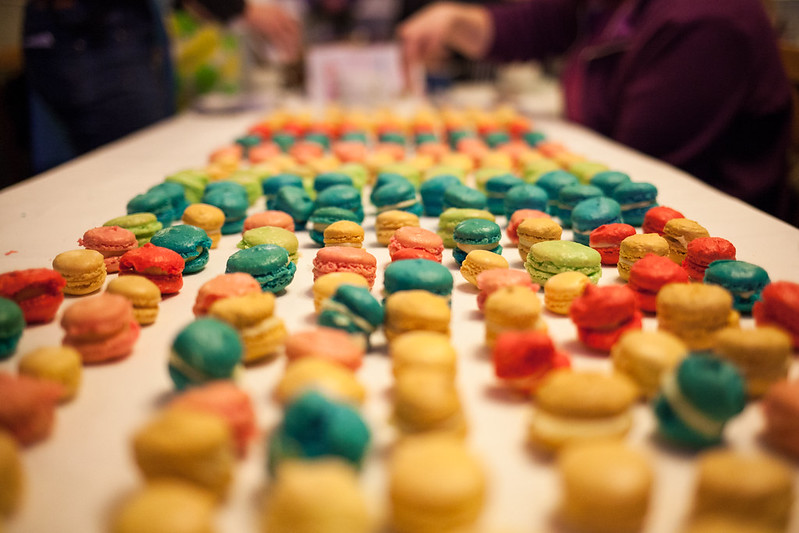
#> input picture Day-75/yummy_macarons.jpg, 799 x 533 px
$ python numpy_fundamentals.py
#> lines starting #> are read from the running program, lines starting #| are printed output that depends on the picture
"""
NumPy and Image Processing Practice

This project demonstrates the basics of NumPy arrays,
array dimensions, indexing, slicing, random numbers,
linear spacing, vector operations, matrix multiplication,
and basic image processing using NumPy and PIL.

Topics covered:
1. Creating 1D, 2D, and 3D NumPy arrays.
2. Checking shape and dimensions.
3. Indexing and slicing arrays.
4. Reversing arrays.
5. Generating random numbers.
6. Creating evenly spaced values.
7. Visualizing data using Matplotlib.
8. Performing vectorized arithmetic.
9. Broadcasting.
10. Matrix multiplication.
11. Reading images using PIL.
12. Converting images into NumPy arrays.
13. Inverting image colors using NumPy.
"""

import numpy as np
import matplotlib.pyplot as plt
from PIL import Image


# ============================ 1D NUMPY ARRAY ============================ #

my_array = np.array([1, 2, 3, 4])

print("1D NUMPY ARRAY")

print("Array:")
print(my_array)

print("\nShape:")
print(my_array.shape)

print("\nNumber of Dimensions:")
print(my_array.ndim)

print("\nFirst Element:")
print(my_array[0])


# ============================ 2D NUMPY ARRAY ============================ #

array_2d = np.array([
    [1, 2, 3, 9],
    [5, 6, 7, 8]
])


print("2D NUMPY ARRAY")

print("Array:")
print(array_2d)

print("\nShape:")
print(array_2d.shape)

print("\nNumber of Dimensions:")
print(array_2d.ndim)

print("\nElement at Row 2, Column 3:")
print(array_2d[1, 2])


# ============================ 3D NUMPY ARRAY ============================ #

mystery_array = np.array([
    [
        [0, 1, 2, 3],
        [4, 5, 6, 7]
    ],
    [
        [7, 86, 6, 98],
        [5, 1, 0, 4]
    ],
    [
        [5, 36, 32, 48],
        [97, 0, 27, 18]
    ]
])


print("3D NUMPY ARRAY")


print("Array:")
print(mystery_array)

print("\nNumber of Dimensions:")
print(mystery_array.ndim)

print("\nShape:")
print(mystery_array.shape)

print("\nElement at [2, 1, -1]:")
print(mystery_array[2, 1, -1])

print("\nComplete Row at [2, 1]:")
print(mystery_array[2, 1])

print("\nAll Values from the First Channel:")
print(mystery_array[:, :, 0])


# ============================ ARANGE ============================ #

"""
np.arange() creates evenly spaced integer values
within the specified range.
"""

a = np.arange(10, 30)

print("ARANGE")

print("Array from 10 to 29:")
print(a)

print("\nLast 3 Elements:")
print(a[-3:])


# ============================ REVERSE ARRAY ============================ #

reverse_array = np.flip(a)


print("REVERSED ARRAY")

print(reverse_array)


# ============================ RANDOM 3D ARRAY ============================ #

"""
Generate random integers between 0 and 99
inside a 3 x 3 x 3 array.
"""

rng = np.random.default_rng()

rint = rng.integers(
    0,
    100,
    size=(3, 3, 3)
)


print("RANDOM 3D ARRAY")

print(rint)


# ============================ LINSPACE ============================ #

"""
np.linspace() creates a specified number of
evenly spaced values between start and stop.
"""

x = np.linspace(
    start=0,
    stop=100,
    num=9
)

y = np.linspace(
    start=-3,
    stop=3,
    num=9
)


print("LINSPACE")

print("X values:")
print(x)

print("\nY values:")
print(y)


# ============================ LINE PLOT ============================ #

plt.figure(figsize=(10, 6))

plt.plot(x, y)

plt.title("Line Plot Using NumPy Linspace")
plt.xlabel("X")
plt.ylabel("Y")
plt.show()
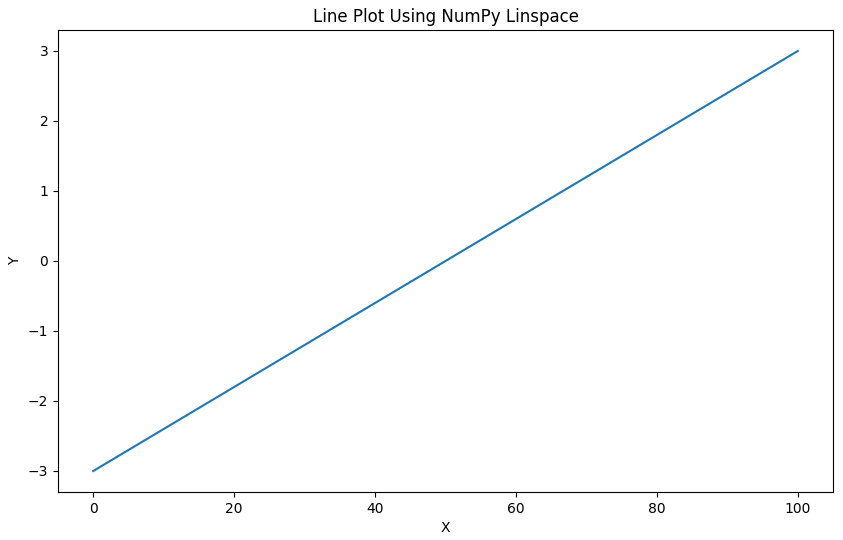
#> figure drawn by matplotlib, 1 panel


# ============================ RANDOM IMAGE ============================ #

"""
Generate random RGB values for a 128 x 128 image.

The shape is:

128 -> Height
128 -> Width
3   -> RGB channels
"""

noise = np.random.rand(128, 128, 3)

print("RANDOM IMAGE DATA")

print("Array Shape:")
print(noise.shape)

print("\nRandom Image Array:")
print(noise)


# ============================ DISPLAY RANDOM IMAGE ============================ #

plt.figure(figsize=(6, 6))
plt.imshow(noise)
plt.axis("off")
plt.show()
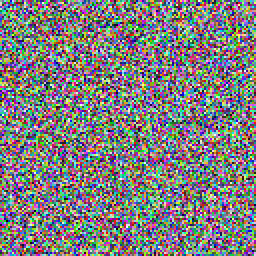
#> shown: shape (128, 128, 3) float64 (shown 2 times larger); mean R, G, B 0.499, 0.495, 0.499


# ============================ NUMPY VECTOR ADDITION ============================ #

v1 = np.array([4, 5, 2, 7])
v2 = np.array([2, 1, 3, 3])

list1 = [4, 5, 2, 7]
list2 = [2, 1, 3, 3]


print("NUMPY VECTOR ADDITION VS PYTHON LIST ADDITION")


addition = v1 + v2

print("NumPy Array Addition:")
print(addition)

py_lst_add = list1 + list2

print("\nPython List Addition:")
print(py_lst_add)


# ============================ VECTOR MULTIPLICATION ============================ #

multiplication = v1 * v2


print("NUMPY VECTOR MULTIPLICATION")


print(multiplication)


# ============================ NUMPY SCALAR OPERATIONS ============================ #


print("NUMPY SCALAR OPERATIONS")


array = np.array([1, 2, 3, 4])

print("Original Array:")
print(array)

print("\nArray + 1:")
print(array + 1)

print("\nArray * 2:")
print(array * 2)


# ============================ BROADCASTING ============================ #

two_d_array = np.array([
    [1, 2, 3, 4],
    [5, 6, 7, 8]
])


print("NUMPY BROADCASTING")


print("Original 2D Array:")
print(two_d_array)

print("\nAdding 2:")
print(two_d_array + 2)


# ============================ MATRIX MULTIPLICATION ============================ #

a1 = np.array([
    [1, 3],
    [0, 1],
    [6, 2],
    [9, 7]
])

b1 = np.array([
    [4, 1, 3],
    [5, 8, 5]
])


print("MATRIX MULTIPLICATION")


print("Matrix A:")
print(a1)

print("\nMatrix B:")
print(b1)

print(
    f"\nMatrix A Shape: {a1.shape}"
)

print(
    f"Matrix A has {a1.shape[0]} rows "
    f"and {a1.shape[1]} columns."
)

print(
    f"\nMatrix B Shape: {b1.shape}"
)

print(
    f"Matrix B has {b1.shape[0]} rows "
    f"and {b1.shape[1]} columns."
)

print("\nDimensions of Result:")
print("(4 x 2) @ (2 x 3) = (4 x 3)")

print("\nUsing @ operator:")

matrix_result = a1 @ b1

print(matrix_result)

print("\nUsing np.matmul():")

c = np.matmul(a1, b1)

print(
    f"Result has {c.shape[0]} rows "
    f"and {c.shape[1]} columns."
)

print(c)


# ============================ LOAD IMAGE ============================ #

"""
Open an image using PIL and inspect its
type, dimensions, and color mode.
"""

img_pil = Image.open("yummy_macarons.jpg")
#> img_pil is the input picture: PIL image 799x533 RGB; mean R, G, B 156.7, 118.6, 78.2


print("IMAGE INFORMATION")

print("Image Type:")
print(type(img_pil))
#| <class 'PIL.JpegImagePlugin.JpegImageFile'>

print("\nImage Size:")
print(img_pil.size)
#| (799, 533)

print("\nImage Mode:")
print(img_pil.mode)
#| RGB

print("\nPIL Image Object:")
print(img_pil)
#| <PIL.JpegImagePlugin.JpegImageFile image mode=RGB size=799x533 at 0x7F257AC1ABD0>

print("\nImage Shape:")
print(np.shape(img_pil))
#| (533, 799, 3)


# ============================ CONVERT IMAGE TO NUMPY ============================ #

"""
Convert the PIL image into a NumPy array.

Each pixel becomes a collection of
RGB values that NumPy can manipulate.
"""

img = np.array(img_pil)


print("IMAGE AS NUMPY ARRAY")


print("NumPy Image Shape:")
print(img.shape)
#| (533, 799, 3)

print("\nNumPy Image Data Type:")
print(img.dtype)
#| uint8


# ============================ DISPLAY ORIGINAL IMAGE ============================ #

plt.figure(figsize=(8, 6))
plt.imshow(img)
plt.axis("off")
plt.title("Original Image")
print("\nDisplaying Original Image...")
plt.show()


# ============================ INVERT IMAGE COLORS ============================ #

"""
Invert the image colors.

For an 8-bit RGB image:

New Pixel = 255 - Original Pixel
"""
inverted_img = 255 - img
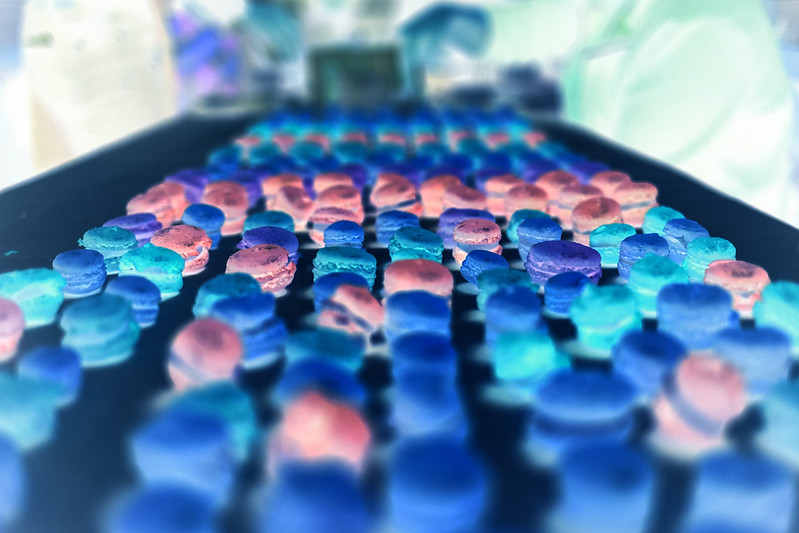
#> inverted_img: shape (533, 799, 3); mean R, G, B 98.3, 136.4, 176.8
plt.figure(figsize=(8, 6))
plt.imshow(inverted_img)
plt.axis("off")
plt.title("Inverted Image")
plt.show()
